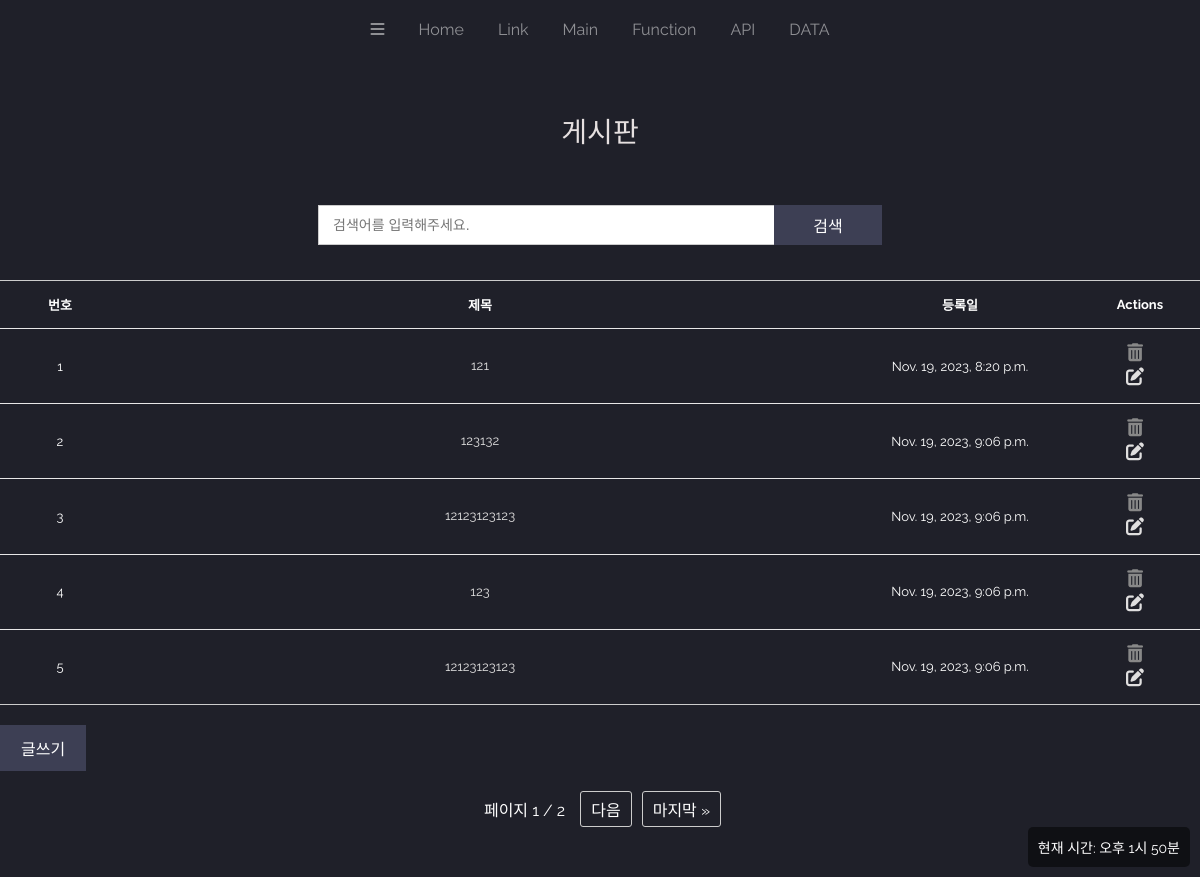
/board/, run on the app's committed database.
### datafunction_app/models.py (models this page shows, shortened)
class Board(models.Model):
    title = models.CharField(max_length=100)
    content = models.TextField()
    created_at = models.DateTimeField(auto_now_add=True)

### datafunction_project/views.py (the view)
# urls.py: path('board/', board, name='board'),
def board(request):
    post_list = Board.objects.all()
    items_per_page = 5
    paginator = Paginator(post_list, items_per_page)
    page = request.GET.get('page')
    try:
        posts = paginator.page(page)
    except PageNotAnInteger:
        posts = paginator.page(1)
    except EmptyPage:
        posts = paginator.page(paginator.num_pages)
    return render(request, 'board.html', {'posts': posts})

### datafunction_app/templates/board.html (shortened to what this page needs)
<!DOCTYPE html>
<html>
<head>
    <link rel="stylesheet" href="https://cdnjs.cloudflare.com/ajax/libs/font-awesome/6.0.0-beta3/css/all.min.css">
    {% load static %}
    <link rel="stylesheet" href="{% static 'css/style.css' %}">
    <link rel="stylesheet" href="{% static 'css/navbar.css' %}">
    <link rel="stylesheet" href="{% static 'css/base.css' %}">
    <link rel="stylesheet" href="{% static 'css/board.css' %}">
 <div class="navbar">
  {% include 'navbar.html' %}
</div>
<section class="notice">
    <div class="page-title">
          <div class="container">
            <h3>게시판</h3>
          </div>
      </div>
      <div id="board-search">
          <div class="container">
              <div class="search-window">
                  <form action="">
                      <div class="search-wrap">
                          <input id="search" type="search" name="" placeholder="검색어를 입력해주세요." value="">
                          <button type="submit" class="btn btn-dark">검색</button>
                      </div>
                  </form>
              </div>
          </div>
      </div>
    <section class="board">
      <div id="board-list">
          <div class="container">
              <table class="board-table">
                  <thead>
                  <tr>
                      <th scope="col" class="th-num">번호</th>
                      <th scope="col" class="th-title">제목</th>
                      <th scope="col" class="th-date">등록일</th>
                      <th scope="col" class="th-buttons">Actions</th>
                  </tr>
                  </thead>
                  <tbody>
                    {% for post in posts %}
                    <tr>
                        <td>{{ forloop.counter }}</td>
                        <td><a href="{% url 'post_detail' post.id %}">{{ post.title }}</a></td>
                        <td>{{ post.created_at }}</td>
                        <td>
                            <form action="{% url 'delete_post' post.id %}" method="post">
                                <button type="submit" class="btn-delete" onclick="return confirmDelete()">
                                    <i class="fas fa-trash-alt"></i>
                                </button>
                            </form>
                            <a href="{% url 'edit_post' post.id %}" class="btn-edit">
                                <i class="fas fa-edit"></i>
                            </a>
                        </td>
                    </tr>
                {% endfor %}
                </tbody>
            </table>
        </div>
    </div>
<div id="write-post">
    <div class="container">
        <a href="{% url 'create_post' %}" class="btn btn-dark"><span>글쓰기</span></a>
    </div>
</div>
<div class="pagination">
    <span class="step-links">
        <span class="current">
            페이지 {{ posts.number }} / {{ posts.paginator.num_pages }}
        </span>
        {% if posts.has_next %}
            <a href="?page={{ posts.next_page_number }}" class="pagination-link">다음</a>
            <a href="?page={{ posts.paginator.num_pages }}" class="pagination-link">마지막 &raquo;</a>
        {% endif %}
    </span>
</div>
</section>
<div class="current-time" id="current-time">현재 시간: </div>

### datafunction_app/templates/navbar.html (shortened to what this page needs)
<link rel="stylesheet" href="https://cdnjs.cloudflare.com/ajax/libs/font-awesome/6.0.0-beta3/css/all.min.css">
<ul>
  <li class="parent">
      <a href="#"><i class="fas fa-bars"></i></a>
      </li>
    <li class="parent">
      <a href="{% url 'home' %}"></i> Home</a>
    </li>
    <li class="parent">
      <a href="#">Link</a>
    </li>
    <li class="parent">
      <a href="#">Main</a>
    </li>
    <li class="parent">
      <a href="#">Function</a>
    </li>
  <li class="parent">
    <a href="#">API</a>
  </li>
  <li class="parent">
    <a href="#">DATA</a>
  </li>
</ul>

### static/css/style.css (style rules this page uses)
.current-time { position: fixed; bottom: 10px; right: 10px; padding: 10px; background-color: rgba(0, 0, 0, 0.5); border-radius: 5px; color: white; font-size: 14px; }

### static/css/navbar.css (style rules this page uses)
.navbar { text-align: center; padding: 20px; height: 50px; background-color: #1f2029; }
.navbar ul { list-style: none; padding: 0; margin: 0; }
.navbar li { display: inline-block; margin: 0 15px; position: relative; }
.navbar a { color: rgba(255, 255, 255, 0.5); text-decoration: none; display: inline-block; padding-bottom: 5px; }
.navbar li::after { content: ''; position: absolute; bottom: -1px; left: 50%; transform: translateX(-50%); width: 0; height: 2px; background-color: #3d3f54; transition: width 0.3s ease; }

### static/css/base.css (style rules this page uses)
body, h1, h2, h3, h4, h5, h6, p, ul, ol { margin: 0; padding: 0; border: 0; }
h3 { font-size: 1.17em; margin-bottom: 0.5em; }
ul, ol { margin-bottom: 1em; }
* { box-sizing: border-box; margin: 0; padding: 0; }
html { font-size: 16px; }

### static/css/board.css (style rules this page uses)
table { border-collapse: collapse; border-spacing: 0; }
section.notice { padding: 40px 0; }
.page-title { margin-bottom: 40px; }
.page-title h3 { font-size: 28px; color: #e6e0e0; font-weight: 400; text-align: center; }
#board-search .search-window { padding: 15px 0; background-color: #1f2029; }
#board-search .search-window .search-wrap { position: relative; margin: 0 auto; width: 80%; max-width: 564px; }
#board-search .search-window .search-wrap input { height: 40px; width: 100%; font-size: 14px; padding: 7px 14px; border: 1px solid #ccc; }
#board-search .search-window .search-wrap .btn { position: absolute; right: 0; top: 0; bottom: 0; width: 108px; padding: 0; font-size: 16px; }
.board-table { font-size: 13px; width: 100%; border-top: 1px solid #ccc; border-bottom: 1px solid #ccc; margin-top: 20px; }
.board-table a { color: #e0dfdf; display: inline-block; line-height: 1.4; word-break: break-all; vertical-align: middle; }
.board-table th { text-align: center; }
.board-table .th-num { width: 100px; text-align: center; }
.board-table .th-date { width: 200px; }
.board-table th, .board-table td { padding: 14px 0; }
.board-table tbody td { border-top: 1px solid #e7e7e7; text-align: center; }
.btn { display: inline-block; padding: 10px 20px; font-size: 16px; font-weight: 500; background: transparent; text-align: center; white-space: nowrap; vertical-align: middle; -ms-touch-action: manipulation; touch-action: manipulation; cursor: pointer; -webkit-user-select: none; -moz-user-select: none; -ms-user-select: none; user-select: none; border: 1px solid transparent; text-transform: uppercase; -webkit-border-radius: 0; -moz-border-radius: 0; border-radius: 0; -webkit-transition: all 0.3s; -moz-transition: all 0.3s; -ms-transition: all 0.3s; -o-transition: all 0.3s; transition: all 0.3s; }
.btn-dark { background: #3d3f54; color: #fff; }
* { list-style: none; text-decoration: none; padding: 0; margin: 0; box-sizing: border-box; }
.container { max-width: 1200px; margin: 20px auto; }
html, body { height: 100%; }
.th-title { width: 60%; }
.th-buttons { width: 10%; }
.btn-edit, .btn-delete { font-size: 14px; margin-right: 5px; }
.btn-edit, .btn-delete { border: none; background: none; cursor: pointer; font-size: 18px; color: #888; transition: color 0.3s ease; display: inline-block; margin-right: 10px; }

### datafunction_app/templates/board.html (style rules this page uses)
.pagination { margin-top: 20px; text-align: center; display: flex; justify-content: center; }
.pagination .step-links { display: flex; align-items: center; margin-bottom: 10px; }
.pagination .current { margin: 0 10px; }
.pagination .pagination-link { display: inline-block; margin: 0 5px; padding: 5px 10px; border: 1px solid #ccc; text-decoration: none; color: #ffffff; border-radius: 3px; }

### data on the page
Board: title "121", created_at "Nov. 19, 2023, 8:20 p.m."
Board: title "123132", created_at "Nov. 19, 2023, 9:06 p.m."
Board: title "12123123123", created_at "Nov. 19, 2023, 9:06 p.m."
Board: title "123", created_at "Nov. 19, 2023, 9:06 p.m."
Board: title "12123123123", created_at "Nov. 19, 2023, 9:06 p.m."

### other printed values
{{ posts.number }} "1"
{{ posts.paginator.num_pages }} "2"
